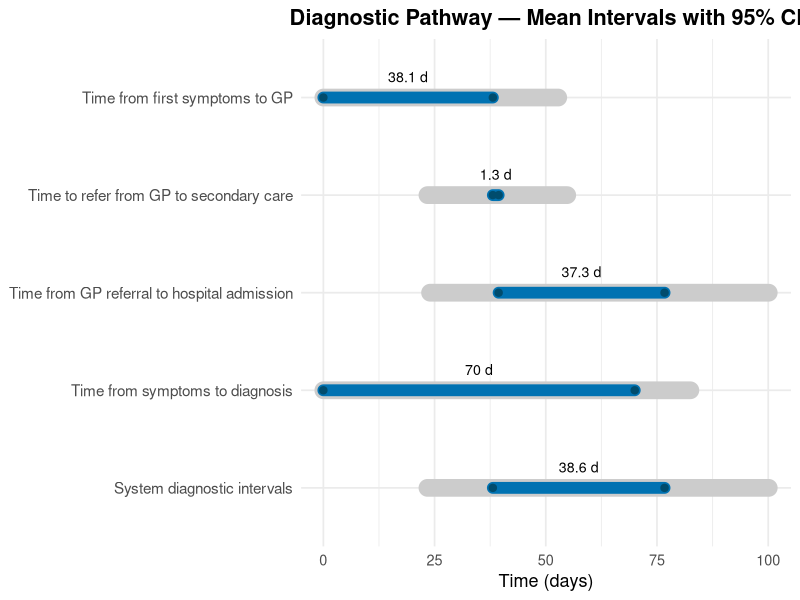

Reproduce this figure in R.
# Load libraries
library(ggplot2)
library(dplyr)
library(tibble)

# -----------------------
# Input data
data <- data.frame(
  interval = c(
    "Time from first symptoms to GP",                    # 1
    "Time to refer from GP to secondary care",           # 2
    "Time from GP referral to hospital admission",       # 3
    "Time from symptoms to diagnosis"                    # 4
  ),
  mean_days = c(38.1, 1.3, 37.3, 70),
  lower_CI = c(23.4, 0.59, 29.3, 58.9),
  upper_CI = c(52.8, 2.02, 45.3, 82.5),
  stringsAsFactors = FALSE
)

# Define names
i1 <- "Time from first symptoms to GP"
i2 <- "Time to refer from GP to secondary care"
i3 <- "Time from GP referral to hospital admission"
i4 <- "Time from symptoms to diagnosis"
i5 <- "System diagnostic intervals"  # derived = i2 + i3

# Extract scalar values
m1 <- data$mean_days[data$interval == i1]; l1 <- data$lower_CI[data$interval == i1]; u1 <- data$upper_CI[data$interval == i1]
m2 <- data$mean_days[data$interval == i2]; l2 <- data$lower_CI[data$interval == i2]; u2 <- data$upper_CI[data$interval == i2]
m3 <- data$mean_days[data$interval == i3]; l3 <- data$lower_CI[data$interval == i3]; u3 <- data$upper_CI[data$interval == i3]
m4 <- data$mean_days[data$interval == i4]; l4 <- data$lower_CI[data$interval == i4]; u4 <- data$upper_CI[data$interval == i4]

# -----------------------
# Compute start/end (mean and CI bounds)
# -----------------------

# Interval 1: starts at 0
start1_mean <- 0
start1_low  <- 0
start1_high <- 0
end1_mean   <- m1
end1_low    <- l1
end1_high   <- u1

# Interval 2: starts at end of 1
start2_mean <- end1_mean
start2_low  <- end1_low
start2_high <- end1_high
end2_mean   <- start2_mean + m2
end2_low    <- start2_low + l2
end2_high   <- start2_high + u2

# Interval 3: starts at end of 2
start3_mean <- end2_mean
start3_low  <- end2_low
start3_high <- end2_high
end3_mean   <- start3_mean + m3
end3_low    <- start3_low + l3
end3_high   <- start3_high + u3

# Interval 4: starts same as 1 (time 0)
start4_mean <- start1_mean
start4_low  <- start1_low
start4_high <- start1_high
end4_mean   <- start4_mean + m4
end4_low    <- start4_low + l4
end4_high   <- start4_high + u4

# Interval 5: starts same as 2 (end of 1), duration = 2 + 3
start5_mean <- start2_mean
start5_low  <- start2_low
start5_high <- start2_high
end5_mean   <- start5_mean + m2 + m3
end5_low    <- start5_low + l2 + l3
end5_high   <- start5_high + u2 + u3

# -----------------------
# Build plotting dataset
# -----------------------
plot_df <- tibble(
  interval = c(i1, i2, i3, i4, i5),
  start_mean = c(start1_mean, start2_mean, start3_mean, start4_mean, start5_mean),
  end_mean   = c(end1_mean,   end2_mean,   end3_mean,   end4_mean,   end5_mean),
  start_low  = c(start1_low,  start2_low,  start3_low,  start4_low,  start5_low),
  end_low    = c(end1_low,    end2_low,    end3_low,    end4_low,    end5_low),
  start_high = c(start1_high, start2_high, start3_high, start4_high, start5_high),
  end_high   = c(end1_high,   end2_high,   end3_high,   end4_high,   end5_high)
) %>%
  mutate(
    mean_length = end_mean - start_mean,
    mid_mean = (start_mean + end_mean) / 2,
    ci_xmin = start_low,
    ci_xmax = end_high
  )

# Order for plotting (top to bottom)
plot_df$interval <- factor(plot_df$interval,
                           levels = rev(c(i1, i2, i3, i4, i5)))

# -----------------------
# Plot
# -----------------------
ggplot(plot_df, aes(y = interval)) +
  # CI segment (light)
  geom_segment(aes(x = ci_xmin, xend = ci_xmax, yend = interval),
               size = 6, colour = "grey80", lineend = "round") +
  # Mean segment (blue)
  geom_segment(aes(x = start_mean, xend = end_mean, yend = interval),
               size = 4, colour = "#0072B2", lineend = "round") +
  # Start and end points
  geom_point(aes(x = start_mean), size = 2.2, colour = "#004C6D") +
  geom_point(aes(x = end_mean), size = 2.2, colour = "#004C6D") +
  # Label with duration
  geom_text(aes(x = mid_mean, label = paste0(round(mean_length, 1), " d")),
            vjust = -1.4, size = 3.6) +
  labs(
    title = "Diagnostic Pathway — Mean Intervals with 95% CI",
    x = "Time (days)",
    y = NULL
  ) +
  theme_minimal(base_size = 13) +
  theme(
    plot.title = element_text(face = "bold", hjust = 0.5),
    axis.text.y = element_text(size = 11)
  )
